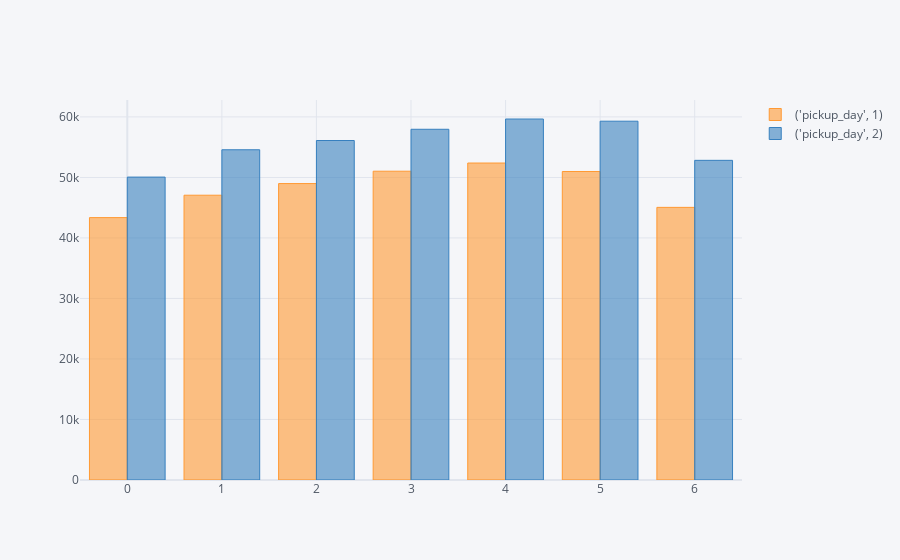

The notebook cell saved with this chart:
### Code cell
df.groupby('vendor_id').agg({'pickup_day':'value_counts'}).unstack(level = 'vendor_id').iplot(kind = 'bar')

### Figure 1 — Plotly figure (JSON) as saved in the notebook; plotly's stock layout.template omitted (floating-point values rounded to 4 significant figures)
{"data": [{"marker": {"color": "rgba(255, 153, 51, 0.6)", "line": {"color": "rgba(255, 153, 51, 1.0)", "width": 1}}, "name": "('pickup_day', 1)", "orientation": "v", "text": "", "type": "bar", "x": [0, 1, 2, 3, 4, 5, 6], "y": [43360, 47063, 48986, 51029, 52381, 50983, 45053]}, {"marker": {"color": "rgba(55, 128, 191, 0.6)", "line": {"color": "rgba(55, 128, 191, 1.0)", "width": 1}}, "name": "('pickup_day', 2)", "orientation": "v", "text": "", "type": "bar", "x": [0, 1, 2, 3, 4, 5, 6], "y": [50057, 54573, 56102, 57958, 59657, 59293, 52826]}], "layout": {"legend": {"bgcolor": "#F5F6F9", "font": {"color": "#4D5663"}}, "paper_bgcolor": "#F5F6F9", "plot_bgcolor": "#F5F6F9", "title": {"font": {"color": "#4D5663"}}, "xaxis": {"gridcolor": "#E1E5ED", "showgrid": true, "tickfont": {"color": "#4D5663"}, "title": {"font": {"color": "#4D5663"}, "text": ""}, "zerolinecolor": "#E1E5ED"}, "yaxis": {"gridcolor": "#E1E5ED", "showgrid": true, "tickfont": {"color": "#4D5663"}, "title": {"font": {"color": "#4D5663"}, "text": ""}, "zerolinecolor": "#E1E5ED"}}}
